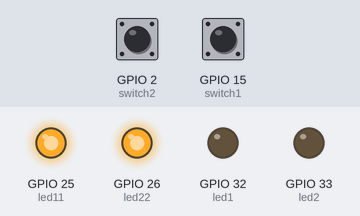
Bench run of a sketch on a simulated ESP32. Shown: output pins drawn as LEDs (lit = HIGH). The inputs (shaded band) are chosen by the test bench; at power-on: GPIO 2 (switch2) HIGH, GPIO 15 (switch1) LOW.

Above: at 1.2 s.
1.3 s: GPIO 2 (switch2) pulled LOW for 0.15 s
At 1.37 s:
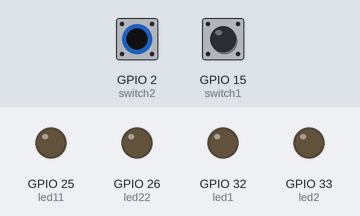
2.9 s: GPIO 15 (switch1) pulled HIGH for 0.15 s
At 2.97 s:
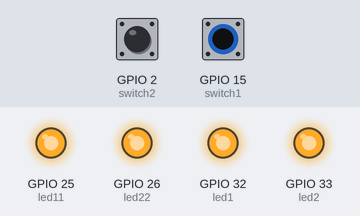
4.5 s: GPIO 15 (switch1) pulled HIGH for 3.2 s
At 8.2 s:
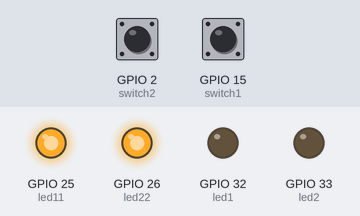
9.2 s: GPIO 2 (switch2) pulled LOW for 3.2 s
At 10.6 s:
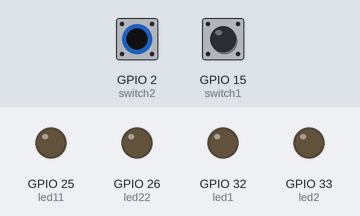
Timing chart, 0 to 13.9 s (numbered marks = the images above; inputs shaded):
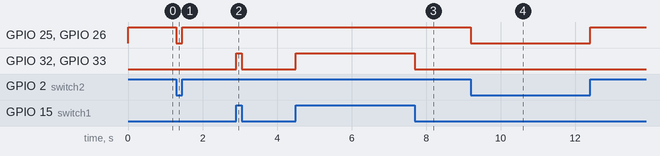

The sketch:

sketch_jun25a.ino
```cpp
const int switch1 = 15;
const int switch2 = 2;
int led1 = 32;
int led2 = 33;
int led11 = 25;
int led22 = 26;
void setup() {
  // put your setup code here, to run once:
pinMode(switch1,INPUT);
pinMode(switch2,INPUT);

pinMode(led1, OUTPUT);
pinMode(led2, OUTPUT);
pinMode(led11, OUTPUT);
pinMode(led22, OUTPUT);
}

void loop() {
  // put your main code here, to run repeatedly:
  int  sw1 = digitalRead(switch1);
int  sw2 = digitalRead(switch2);
  if(sw1 == HIGH){
    ledon();
  }else if (sw2 == LOW){
    ledoff();
  }else{
    digitalWrite(led1, LOW);
    digitalWrite(led2, LOW);
    digitalWrite(led11, HIGH);
    digitalWrite(led22, HIGH);
  }
}

void ledon() {
digitalWrite(led1, HIGH);
digitalWrite(led2, HIGH);
}
void ledoff() {
digitalWrite(led11, LOW);
digitalWrite(led22, LOW);
}
```

Measured:
- after the input at 1.3 s, GPIO 25 (led11), GPIO 26 (led22): HIGH → LOW at once, → HIGH 0.15 s later
- after the input at 2.9 s, GPIO 32 (led1), GPIO 33 (led2): LOW → HIGH at once, → LOW 0.15 s later
- after the input at 4.5 s, GPIO 32 (led1), GPIO 33 (led2): LOW → HIGH at once, → LOW 3.2 s later
- after the input at 9.2 s, GPIO 25 (led11), GPIO 26 (led22): HIGH → LOW at once, → HIGH 3.2 s later
